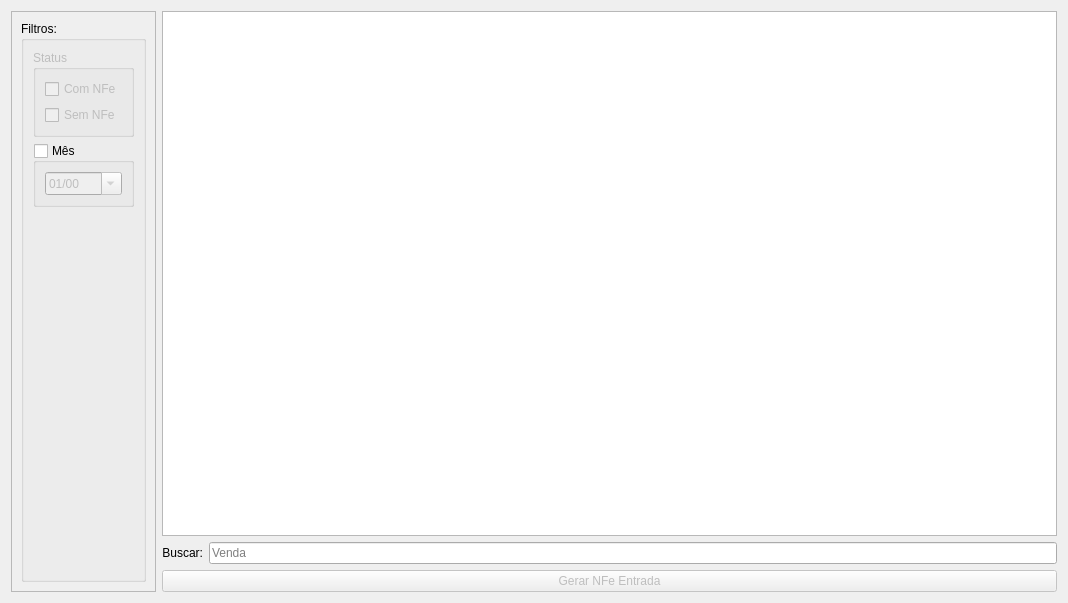
<?xml version="1.0" encoding="UTF-8"?>
<ui version="4.0">
 <class>WidgetDevolucao</class>
 <widget class="QWidget" name="WidgetDevolucao">
  <property name="geometry">
   <rect>
    <x>0</x>
    <y>0</y>
    <width>1068</width>
    <height>603</height>
   </rect>
  </property>
  <property name="windowTitle">
   <string>Form</string>
  </property>
  <layout class="QGridLayout" name="gridLayout">
   <item row="0" column="0" rowspan="3">
    <widget class="QScrollArea" name="scrollArea">
     <property name="sizePolicy">
      <sizepolicy hsizetype="Preferred" vsizetype="Preferred">
       <horstretch>0</horstretch>
       <verstretch>0</verstretch>
      </sizepolicy>
     </property>
     <property name="autoFillBackground">
      <bool>false</bool>
     </property>
     <property name="widgetResizable">
      <bool>true</bool>
     </property>
     <widget class="QWidget" name="scrollAreaWidgetContents">
      <property name="geometry">
       <rect>
        <x>0</x>
        <y>0</y>
        <width>153</width>
        <height>583</height>
       </rect>
      </property>
      <property name="autoFillBackground">
       <bool>true</bool>
      </property>
      <layout class="QGridLayout" name="gridLayout_3">
       <item row="2" column="0">
        <widget class="QGroupBox" name="groupBox">
         <property name="enabled">
          <bool>true</bool>
         </property>
         <property name="title">
          <string>Filtros:</string>
         </property>
         <property name="flat">
          <bool>false</bool>
         </property>
         <layout class="QGridLayout" name="gridLayout_2">
          <item row="6" column="0">
           <spacer name="verticalSpacer">
            <property name="orientation">
             <enum>Qt::Vertical</enum>
            </property>
            <property name="sizeHint" stdset="0">
             <size>
              <width>20</width>
              <height>40</height>
             </size>
            </property>
           </spacer>
          </item>
          <item row="3" column="0">
           <widget class="QGroupBox" name="groupBoxMes">
            <property name="enabled">
             <bool>true</bool>
            </property>
            <property name="title">
             <string>Mês</string>
            </property>
            <property name="checkable">
             <bool>true</bool>
            </property>
            <property name="checked">
             <bool>false</bool>
            </property>
            <layout class="QGridLayout" name="gridLayout_5">
             <item row="0" column="0">
              <widget class="QDateEdit" name="dateEditMes">
               <property name="currentSection">
                <enum>QDateTimeEdit::MonthSection</enum>
               </property>
               <property name="displayFormat">
                <string>MM/yy</string>
               </property>
               <property name="calendarPopup">
                <bool>true</bool>
               </property>
              </widget>
             </item>
            </layout>
           </widget>
          </item>
          <item row="0" column="0">
           <widget class="QGroupBox" name="groupBoxStatus">
            <property name="enabled">
             <bool>false</bool>
            </property>
            <property name="title">
             <string>Status</string>
            </property>
            <layout class="QGridLayout" name="gridLayout_6">
             <item row="1" column="0">
              <widget class="QCheckBox" name="checkBox_2">
               <property name="text">
                <string>Sem NFe</string>
               </property>
              </widget>
             </item>
             <item row="0" column="0">
              <widget class="QCheckBox" name="checkBox">
               <property name="text">
                <string>Com NFe</string>
               </property>
              </widget>
             </item>
            </layout>
           </widget>
          </item>
         </layout>
        </widget>
       </item>
      </layout>
     </widget>
    </widget>
   </item>
   <item row="0" column="1" colspan="2">
    <widget class="TableView" name="table">
     <property name="minimumSize">
      <size>
       <width>0</width>
       <height>0</height>
      </size>
     </property>
     <property name="mouseTracking">
      <bool>true</bool>
     </property>
     <property name="autoFillBackground">
      <bool>false</bool>
     </property>
     <property name="editTriggers">
      <set>QAbstractItemView::NoEditTriggers</set>
     </property>
     <property name="alternatingRowColors">
      <bool>true</bool>
     </property>
     <property name="selectionBehavior">
      <enum>QAbstractItemView::SelectRows</enum>
     </property>
     <property name="sortingEnabled">
      <bool>true</bool>
     </property>
    </widget>
   </item>
   <item row="1" column="1">
    <widget class="QLabel" name="label_2">
     <property name="enabled">
      <bool>true</bool>
     </property>
     <property name="text">
      <string>Buscar:</string>
     </property>
     <property name="alignment">
      <set>Qt::AlignRight|Qt::AlignTrailing|Qt::AlignVCenter</set>
     </property>
    </widget>
   </item>
   <item row="1" column="2">
    <widget class="QLineEdit" name="lineEditBusca">
     <property name="enabled">
      <bool>true</bool>
     </property>
     <property name="placeholderText">
      <string>Venda</string>
     </property>
    </widget>
   </item>
   <item row="2" column="1" colspan="2">
    <widget class="QPushButton" name="pushButtonGerarNFe">
     <property name="enabled">
      <bool>false</bool>
     </property>
     <property name="text">
      <string>Gerar NFe Entrada</string>
     </property>
    </widget>
   </item>
  </layout>
 </widget>
 <customwidgets>
  <customwidget>
   <class>TableView</class>
   <extends>QTableView</extends>
   <header>src/tableview.h</header>
  </customwidget>
 </customwidgets>
 <resources/>
 <connections/>
</ui>
